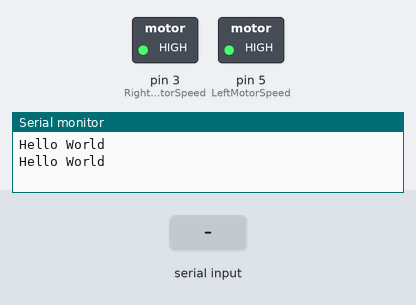
The sketch below on a simulated Arduino Uno, built with avr-gcc and run on an emulated ATmega328P. On the bench: switched loads named in the sketch (green lamp = pin HIGH), the last lines printed to the serial monitor. The inputs (shaded band) are chosen by the test bench.

Above: at 1.2 s.
1.3 s: "1" received over the second serial link
At 2.5 s:
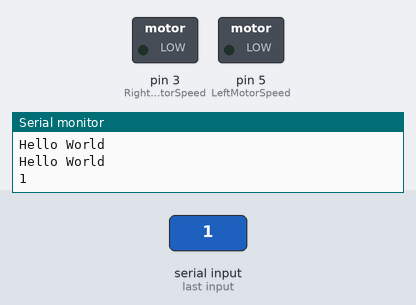
2.8 s: "2" received over Serial
At 3.8 s:
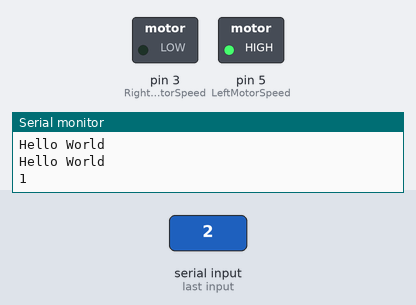
4.3 s: "3" received over the second serial link
At 4.9 s:
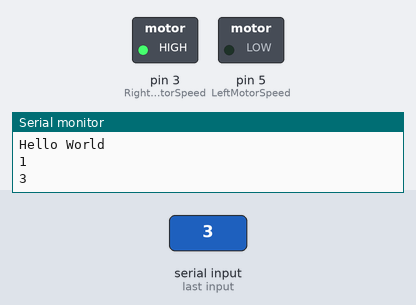
5.8 s: "2" received over the second serial link
At 6.1 s:
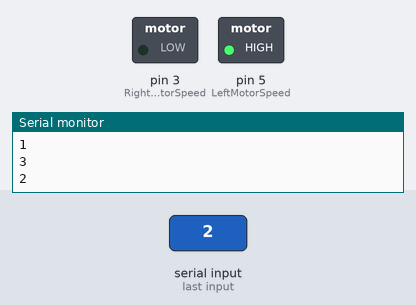
7.3 s: "4" received over the second serial link
At 8.4 s:
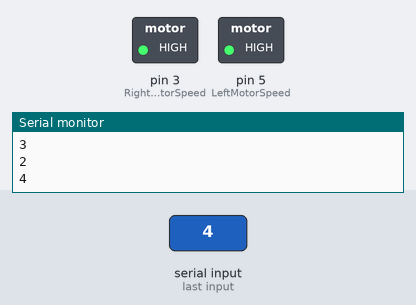
Timing chart, 0 to 9.8 s (numbered marks = the images above; inputs shaded):
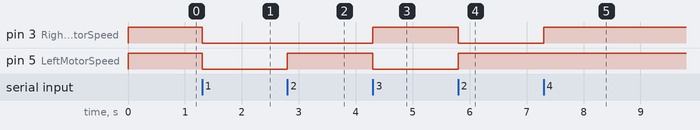

The sketch:

iHoverjet.ino
```cpp
#include <SoftwareSerial.h>

char Incoming_value;

/* Pinout Definition */
#define RightMotorSpeed 3
#define FrontRightMotorDirection  4
#define LeftMotorSpeed  5
#define RearLeftMotorDirection 6
#define FrontLeftMotorDirection 7
#define RearRightMotorDirection A1
#define bluetoothTx 8
#define bluetoothRx 9

/*bluetooth*/
SoftwareSerial mySerial(bluetoothRx,bluetoothTx); // RX, TX

void setup (){
  Serial.begin(115200);      //Start the serial connetion @ 115200bps
  Serial.write("Hello World\n");
  mySerial.begin(9600);
  Serial.write("Hello World\n");
  pinMode(LeftMotorSpeed,OUTPUT);
  pinMode(RightMotorSpeed,OUTPUT);
  digitalWrite(RearLeftMotorDirection,HIGH) ;
  digitalWrite(FrontLeftMotorDirection,HIGH) ;
  analogWrite(LeftMotorSpeed,255) ;
  digitalWrite(RearRightMotorDirection,HIGH) ;
  digitalWrite(FrontRightMotorDirection,HIGH) ;
  analogWrite(RightMotorSpeed,255) ;
}

void loop ()
{
  while (Serial.available ()>0)
  {
     Incoming_value = Serial.read();
  }
  while (mySerial.available ()>0)
  {
      Incoming_value = mySerial.read();
      Serial.println(Incoming_value);
  }
  if (Incoming_value == '1')
  {
    digitalWrite(RearLeftMotorDirection,HIGH) ;
    digitalWrite(FrontLeftMotorDirection,HIGH) ;
    analogWrite(LeftMotorSpeed,0) ;
    digitalWrite(RearRightMotorDirection,HIGH) ;
    digitalWrite(FrontRightMotorDirection,HIGH) ;
    analogWrite(RightMotorSpeed,0) ;
  }
  else if (Incoming_value == '2')
  {
    digitalWrite(RearLeftMotorDirection,LOW) ;
    digitalWrite(FrontLeftMotorDirection,LOW) ;
    analogWrite(LeftMotorSpeed,255) ;
    digitalWrite(RearRightMotorDirection,HIGH) ;
    digitalWrite(FrontRightMotorDirection,HIGH) ;
    analogWrite(RightMotorSpeed,0) ;
  }

  else if (Incoming_value == '3')
  {
    digitalWrite(RearLeftMotorDirection,HIGH) ;
    digitalWrite(FrontLeftMotorDirection,HIGH) ;
    analogWrite(LeftMotorSpeed,0) ;
    digitalWrite(RearRightMotorDirection,LOW) ;
    digitalWrite(FrontRightMotorDirection,LOW) ;
    analogWrite(RightMotorSpeed,255) ;
  }
  else if (Incoming_value == '4')
  {
    digitalWrite(RearLeftMotorDirection,LOW) ;
    digitalWrite(FrontLeftMotorDirection,LOW) ;
    analogWrite(LeftMotorSpeed,255) ;
    digitalWrite(RearRightMotorDirection,LOW) ;
    digitalWrite(FrontRightMotorDirection,LOW) ;
    analogWrite(RightMotorSpeed,255) ;
  }
  else if (Incoming_value == '0')
  {
      digitalWrite(RearLeftMotorDirection,HIGH) ;
      digitalWrite(FrontLeftMotorDirection,HIGH) ;
      analogWrite(LeftMotorSpeed,255) ;
      digitalWrite(RearRightMotorDirection,HIGH) ;
      digitalWrite(FrontRightMotorDirection,HIGH) ;
      analogWrite(RightMotorSpeed,255) ;
  }
}
```

Measured:
- after the input at 1.3 s, pin 3 (RightMotorSpeed), pin 5 (LeftMotorSpeed): HIGH → LOW at once
- after the input at 2.8 s, pin 5 (LeftMotorSpeed): LOW → HIGH at once
- after the input at 4.3 s, pin 3 (RightMotorSpeed): LOW → HIGH at once; pin 5 (LeftMotorSpeed): HIGH → LOW at once
- after the input at 5.8 s, pin 3 (RightMotorSpeed): HIGH → LOW at once; pin 5 (LeftMotorSpeed): LOW → HIGH at once
- after the input at 7.3 s, pin 3 (RightMotorSpeed): LOW → HIGH at once
